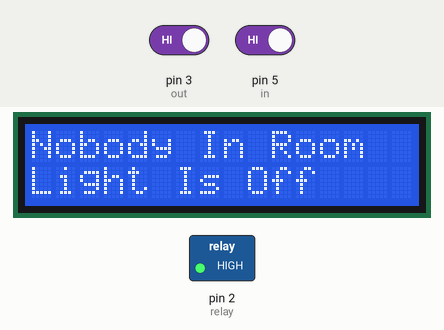
Simulated run of this sketch. Board: Arduino Uno, built with avr-gcc and run on an emulated ATmega328P. Shown: 16×2 character LCD, switched loads named in the sketch (green lamp = pin HIGH). The inputs (shaded band) are chosen by the test bench; at power-on: pin 3 (out) HIGH, pin 5 (in) HIGH. What the sketch prints to the serial monitor is not drawn.

Above: at 4.2 s.
4.3 s: pin 3 (out) driven LOW
At 5.0 s:
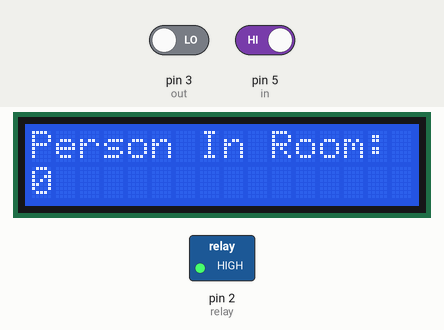
7.3 s: pin 5 (in) driven LOW
At 8.0 s:
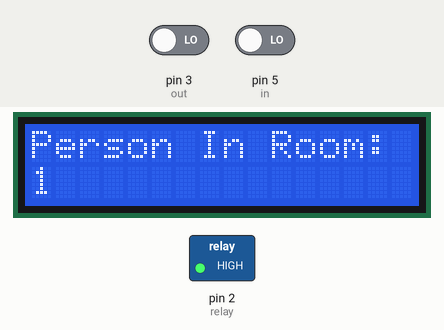
9.6 s: pin 3 (out) driven HIGH
At 10.0 s:
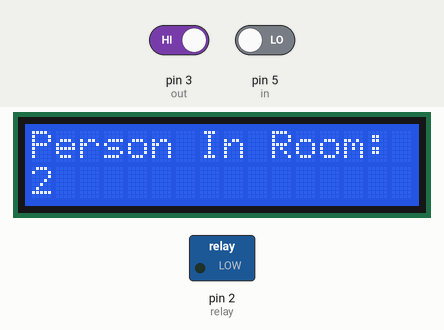
Timing chart, 0 to 12.6 s (numbered marks = the images above; inputs shaded):
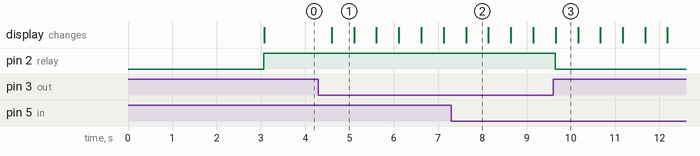

The sketch:

Bidirectional_visitor_counter_arduino.ino
```cpp
#include<LiquidCrystal.h>
LiquidCrystal lcd(13,12,11,10,9,8);
#define in 5
#define out 3
#define relay 2
int count=0;

void setup()
{
  lcd.begin(16,2);
  lcd.print("Visitor Counter");
  delay(3000);
  pinMode(in, INPUT);
  pinMode(out, INPUT);
  pinMode(relay, OUTPUT);
  lcd.clear();
  Serial.begin(9600);

}
void loop()
{

  if(digitalRead(in)==0)
  IN();
  if(digitalRead(out)==0)
  OUT();

  if(count<=0)
  {
    lcd.clear();
    digitalWrite(relay, HIGH);
    lcd.clear();
    lcd.print("Nobody In Room");
    Serial.println("nobody In Room");
    Serial.println("Lights OFF");
    lcd.setCursor(0,1);
    lcd.print("Light Is Off");
    delay(500);
  }
   else
    digitalWrite(relay, LOW);
}

void IN()
{
    count++;
    lcd.clear();
    lcd.print("Person In Room:");
    lcd.setCursor(0,1);
    lcd.print(count);
   Serial.println("people in");
   Serial.println("Lights ON");

   Serial.println(count);
    delay(500);
}
void OUT()
{
    count--;
    if(count<=0)
    {
      count=0;
    }
    else
    {
      Serial.println("Lights ON");
    }
    lcd.clear();
    lcd.print("Person In Room:");
    lcd.setCursor(0,1);
    lcd.print(count);
    Serial.println("people out");
    Serial.println(count);
    delay(500);
}
```

Measured:
- after the input at 4.3 s, the display: changes after 0.30 s (image 1)
- after the input at 7.3 s, the display: changes after 0.34 s (image 2)
- after the input at 9.6 s, pin 2 (relay): HIGH → LOW after 0.05 s
- what the display in image 1 shows lasts 0.5 s, from 4.6 s to 5.1 s
